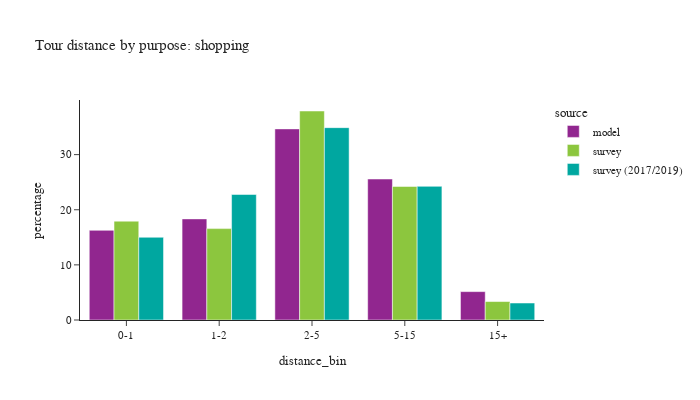

Here is the notebook cell this chart was saved with:
### Code cell
plot_bins(tour, tour['pdpurp'] == 5, 'shopping')

### Figure 1 — Plotly figure (JSON) as saved in the notebook; plotly's stock layout.template omitted (floating-point values rounded to 4 significant figures)
{"data": [{"alignmentgroup": "True", "customdata": [[13542], [15269], [28860], [21287], [4285]], "hovertemplate": "source=model<br>distance_bin=%{x}<br>percentage=%{y}<br>sample count=%{customdata[0]}<extra></extra>", "legendgroup": "model", "marker": {"color": "#91268F", "pattern": {"shape": ""}}, "name": "model", "offsetgroup": "model", "orientation": "v", "showlegend": true, "textposition": "auto", "type": "bar", "x": ["0-1", "1-2", "2-5", "5-15", "15+"], "xaxis": "x", "y": [16.27, 18.34, 34.67, 25.57, 5.148], "yaxis": "y"}, {"alignmentgroup": "True", "customdata": [[433], [248], [404], [272], [45]], "hovertemplate": "source=survey<br>distance_bin=%{x}<br>percentage=%{y}<br>sample count=%{customdata[0]}<extra></extra>", "legendgroup": "survey", "marker": {"color": "#8CC63E", "pattern": {"shape": ""}}, "name": "survey", "offsetgroup": "survey", "orientation": "v", "showlegend": true, "textposition": "auto", "type": "bar", "x": ["0-1", "1-2", "2-5", "5-15", "15+"], "xaxis": "x", "y": [17.93, 16.58, 37.91, 24.23, 3.35], "yaxis": "y"}, {"alignmentgroup": "True", "customdata": [[983], [554], [619], [380], [58]], "hovertemplate": "source=survey (2017/2019)<br>distance_bin=%{x}<br>percentage=%{y}<br>sample count=%{customdata[0]}<extra></extra>", "legendgroup": "survey (2017/2019)", "marker": {"color": "#00A7A0", "pattern": {"shape": ""}}, "name": "survey (2017/2019)", "offsetgroup": "survey (2017/2019)", "orientation": "v", "showlegend": true, "textposition": "auto", "type": "bar", "x": ["0-1", "1-2", "2-5", "5-15", "15+"], "xaxis": "x", "y": [15.01, 22.77, 34.89, 24.25, 3.08], "yaxis": "y"}], "layout": {"barmode": "group", "font": {"size": 11}, "height": 400, "legend": {"title": {"text": "source"}, "tracegroupgap": 0}, "title": {"text": "Tour distance by purpose: shopping"}, "width": 700, "xaxis": {"anchor": "y", "domain": [0.0, 1.0], "title": {"text": "distance_bin"}}, "yaxis": {"anchor": "x", "domain": [0.0, 1.0], "title": {"text": "percentage"}}}}
